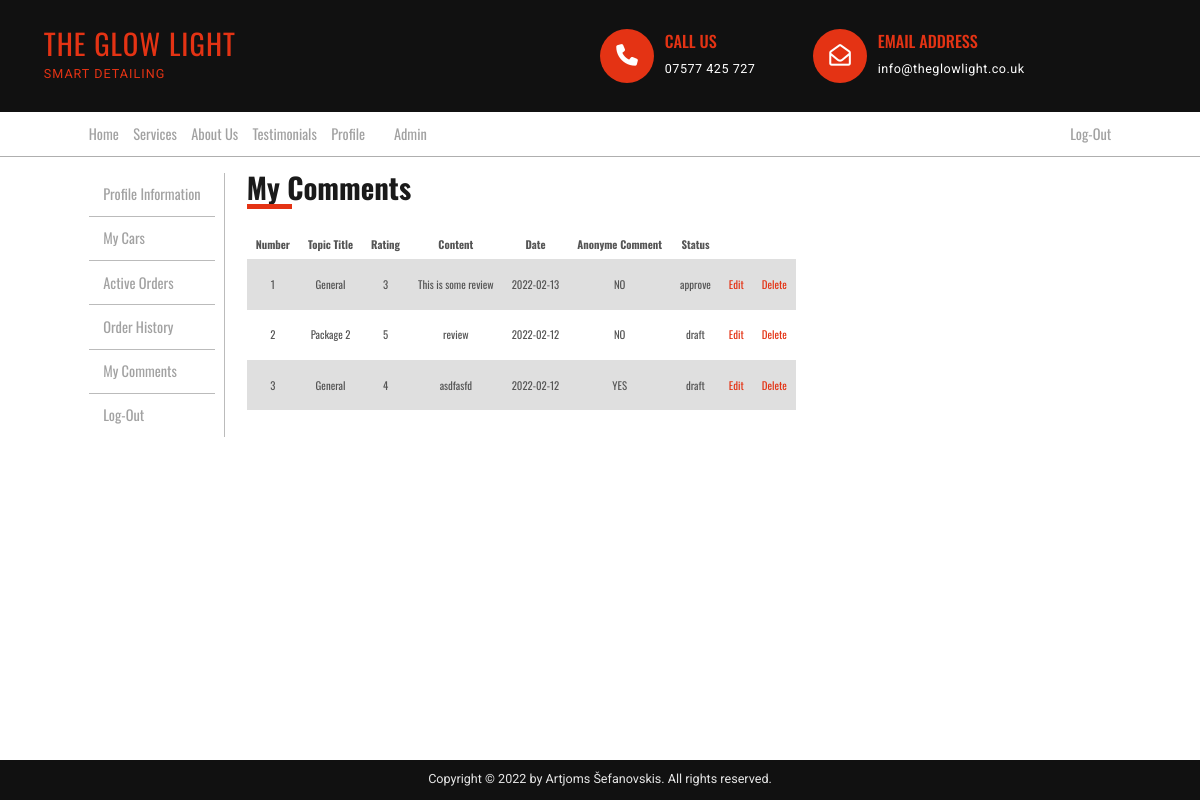
/profile.php?source=view_user_comments (signed in), run on an earlier commit of the app's database.
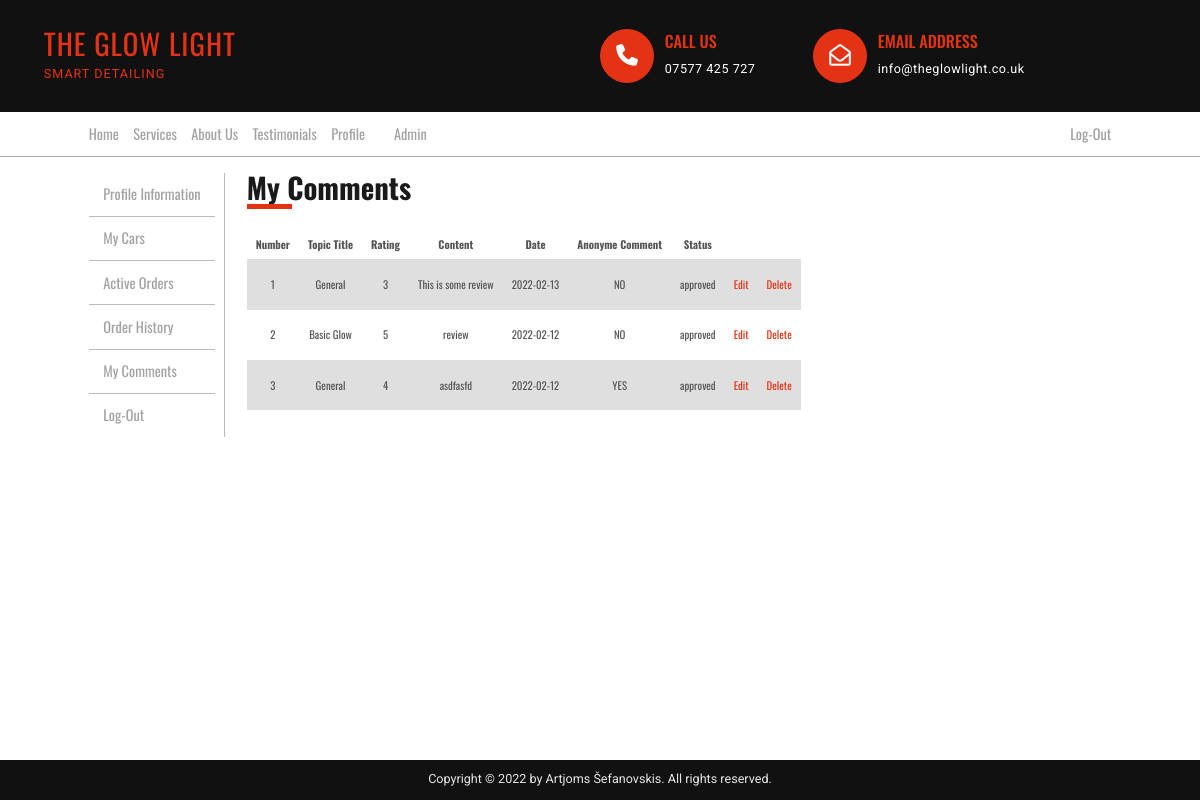
And on a later commit of the database.
### tables this page shows
CREATE TABLE `comments` (
  `comment_id` int(11) NOT NULL,
  `comment_topic_id` int(11) NOT NULL,
  `comment_user_id` int(11) NOT NULL,
  `comment_rating` int(1) NOT NULL,
  `comment_content` text DEFAULT NULL,
  `comment_date` date NOT NULL,
  `comment_isanonyme` tinyint(1) NOT NULL DEFAULT 0,
  `comment_status` varchar(255) NOT NULL DEFAULT 'draft'
);

### inc/view_user_comments.php (the view, shortened to what this page needs)
<?php
  if(isset($_SESSION['user_id'])){
  $user_id = $_SESSION['user_id'];
?>
  <div class="second-header-box">
    <div>
      <h2 class="second-heading">My Comments</h2>
      <span class="second-header-line"></span>
    </div>
  </div>
  <?php
    $query = "select c.comment_id, IF(s.service_id = 1,'General',s.service_title) as 'service_title', c.comment_rating, c.comment_content, c.comment_date, IF(c.comment_isanonyme = 0, 'NO', 'YES') as 'comment_isanonyme', c.comment_status ";
    $query.= "FROM comments as c ";
    $query.= "JOIN services as s on s.service_id = c.comment_topic_id ";
    $query.= "WHERE comment_user_id = $user_id ";
    $query.= "order by c.comment_id desc";
    $select_comments = mysqli_query($conn,$query);
    if(mysqli_num_rows($select_comments) == 0){
      echo "<h3 class='empty-message'>Looks like you haven't written any comments.</h3>";
    }
    else{
    ?>
      <table class="users-table comment-table">
        <thead class="users-table-head" >
          <tr>
            <th>Number</th>
            <th>Topic Title</th>
            <th>Rating</th>
            <th>Content</th>
            <th>Date</th>
            <th>Anonyme Comment</th>
            <th>Status</th>
            <th></th>
            <th></th>
          </tr>
        </thead>
        <tbody class="users-table-body"
          <?php
          $counter = 1;
          while ($row = mysqli_fetch_assoc($select_comments)) {
            $comment_id = $row['comment_id'];
            $title = $row['service_title'];
            $comment_rating = $row['comment_rating'];
            $comment_content = $row['comment_content'];
            $comment_date = $row['comment_date'];
            $comment_isanonyme = $row['comment_isanonyme'];
            $comment_status = $row['comment_status'];
            echo "<tr class='users-table-row'>";
            echo "<td>$counter</td>";
            echo "<td>$title</td>";
            echo "<td>$comment_rating</td>";
            echo "<td>$comment_content</td>";
            echo "<td>$comment_date</td>";
            echo "<td>$comment_isanonyme</td>";
            echo "<td>$comment_status</td>";
            echo "<td><a href='profile.php?source=edit_comment&comment_id=$comment_id'>Edit</a></td>";
            echo "<td><a href='profile.php?source=view_user_comments&delete=$comment_id'>Delete</a></td>";
            echo "</tr>";
            $counter++;
          }
          ?>
        </tbody>
      </table>
    <?php
    }
  }
?>

What changed in the data, as far as the page shows it:
changed comments "This is some review": comment_status "approve" → "approved"
changed comments "review": title "Package 2" → "Basic Glow"; comment_status "draft" → "approved"
changed comments "asdfasfd": comment_status "draft" → "approved"
